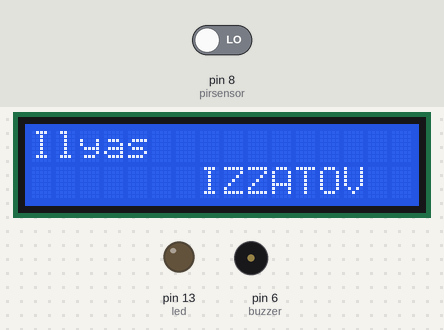
A sketch run on a simulated Arduino Uno, built with avr-gcc and run on an emulated ATmega328P. Shown: 16×2 character LCD, output pins drawn as LEDs (lit = HIGH), buzzer (waves = sounding). The test bench sets the inputs (shaded band); at power-on: pin 8 (pirsensor) LOW. What the sketch prints to the serial monitor is not drawn.

Above: at 2.2 s.
2.3 s: pin 8 (pirsensor) driven HIGH
At 3.1 s:
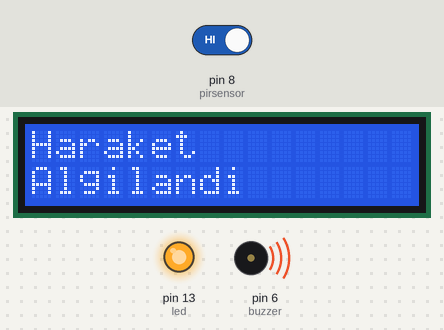
3.9 s: pin 8 (pirsensor) driven LOW
At 4.4 s:
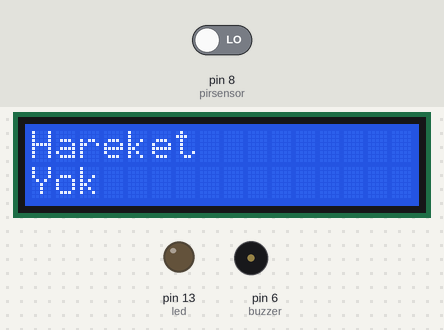
Timing chart, 0 to 6.9 s (numbered marks = the images above; inputs shaded):
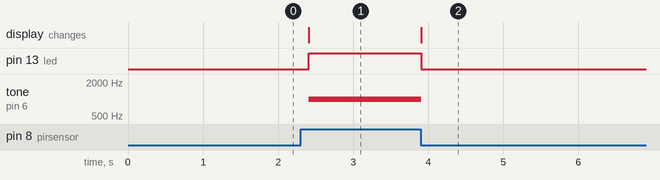

Measured:
- after the input at 2.3 s, pin 13 (led): LOW → HIGH after 0.10 s; tone on pin 6 (buzzer): silent → 1000 Hz after 0.10 s; the display: changes after 0.10 s (image 1)
- after the input at 3.9 s, pin 13 (led): HIGH → LOW at once; tone on pin 6 (buzzer): 1000 Hz → silent at once; the display: changes at once (image 2)

The sketch:

PIR_Hareket_Sensoru_Lcd_Ekran_Hareket_Algilama_Proje_Kodlari.ino
```cpp
#include <LiquidCrystal.h>
LiquidCrystal lcd(12,11,5,4,3,2);
int pirsensor = 8;
int state = LOW;
int val = 0;
int led=13;
int buzzer=6;
void setup()
{
Serial.begin(9600);
lcd.begin(16,2);
pinMode(pirsensor, INPUT);
lcd.clear();
lcd.setCursor(0,0);
lcd.print("Ilyas");
lcd.setCursor(7,1);
lcd.print("IZZATOV");
delay(1000);
pinMode(led,OUTPUT);
pinMode(buzzer,OUTPUT);
}
void loop()
{
val = digitalRead(pirsensor);
if (val == HIGH)
{
delay(100);
if (state == LOW)
{
Serial.println("Hataket Algilandi");
lcd.clear();
lcd.setCursor(0,0);
lcd.print("Haraket ");
lcd.setCursor(0,1);
lcd.print("Algilandi");
state = HIGH;

 digitalWrite(led,HIGH);
 tone(buzzer,1000);

}
}
else
{
if (state == HIGH)
{
Serial.println("Hareket Yok");
lcd.clear();
lcd.setCursor(0,0);
lcd.print("Hareket");
lcd.setCursor(0,1);
lcd.print("Yok");
state = LOW;
digitalWrite(led,LOW);
noTone(buzzer);
}
}
}
```
